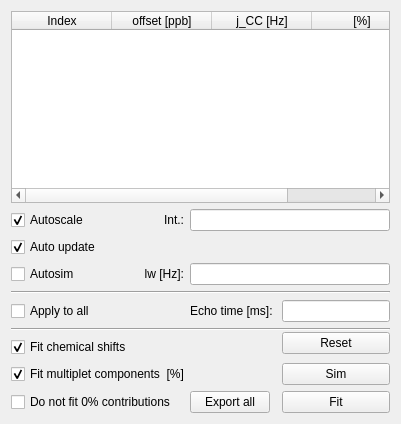
              <widget class="QWidget" name="hsqcMultipletAnalysisTab">
               <attribute name="title">
                <string>Multiplet Analysis</string>
               </attribute>
               <layout class="QGridLayout" name="gridLayout_32">
                <item row="10" column="0" colspan="5">
                 <widget class="QCheckBox" name="maFitContributions">
                  <property name="text">
                   <string>Fit multiplet components  [%]</string>
                  </property>
                  <property name="checked">
                   <bool>true</bool>
                  </property>
                 </widget>
                </item>
                <item row="3" column="0" colspan="2">
                 <widget class="QCheckBox" name="maAutoSim">
                  <property name="text">
                   <string>Autosim</string>
                  </property>
                  <property name="checked">
                   <bool>false</bool>
                  </property>
                 </widget>
                </item>
                <item row="9" column="0" colspan="2">
                 <widget class="QCheckBox" name="maFitChemShifts">
                  <property name="text">
                   <string>Fit chemical shifts</string>
                  </property>
                  <property name="checked">
                   <bool>true</bool>
                  </property>
                 </widget>
                </item>
                <item row="6" column="0" colspan="2">
                 <widget class="QCheckBox" name="maApplyToAll">
                  <property name="text">
                   <string>Apply to all</string>
                  </property>
                 </widget>
                </item>
                <item row="11" column="6">
                 <widget class="QPushButton" name="maFitButton">
                  <property name="text">
                   <string>Fit</string>
                  </property>
                 </widget>
                </item>
                <item row="11" column="0" colspan="4">
                 <widget class="QCheckBox" name="doNotFitZeroPercentages">
                  <property name="text">
                   <string>Do not fit 0% contributions</string>
                  </property>
                 </widget>
                </item>
                <item row="6" column="4" colspan="2">
                 <widget class="QLabel" name="label_84">
                  <property name="text">
                   <string>Echo time [ms]:</string>
                  </property>
                 </widget>
                </item>
                <item row="3" column="4" colspan="3">
                 <widget class="QLineEdit" name="multipletAnalysisR2">
                  <property name="alignment">
                   <set>Qt::AlignRight|Qt::AlignTrailing|Qt::AlignVCenter</set>
                  </property>
                 </widget>
                </item>
                <item row="8" column="6" rowspan="2">
                 <widget class="QPushButton" name="maResetButton">
                  <property name="text">
                   <string>Reset</string>
                  </property>
                 </widget>
                </item>
                <item row="6" column="6">
                 <widget class="QLineEdit" name="multipletAnalysisEchoTime">
                  <property name="alignment">
                   <set>Qt::AlignRight|Qt::AlignTrailing|Qt::AlignVCenter</set>
                  </property>
                 </widget>
                </item>
                <item row="1" column="3">
                 <widget class="QLabel" name="label_82">
                  <property name="text">
                   <string>Int.:</string>
                  </property>
                  <property name="alignment">
                   <set>Qt::AlignRight|Qt::AlignTrailing|Qt::AlignVCenter</set>
                  </property>
                 </widget>
                </item>
                <item row="1" column="4" colspan="3">
                 <widget class="QLineEdit" name="multipletAnalysisIntensity">
                  <property name="alignment">
                   <set>Qt::AlignRight|Qt::AlignTrailing|Qt::AlignVCenter</set>
                  </property>
                 </widget>
                </item>
                <item row="4" column="0" rowspan="2" colspan="7">
                 <widget class="Line" name="line_2">
                  <property name="orientation">
                   <enum>Qt::Horizontal</enum>
                  </property>
                 </widget>
                </item>
                <item row="2" column="0">
                 <widget class="QCheckBox" name="spinSysAutoUpdate">
                  <property name="sizePolicy">
                   <sizepolicy hsizetype="Expanding" vsizetype="Fixed">
                    <horstretch>0</horstretch>
                    <verstretch>0</verstretch>
                   </sizepolicy>
                  </property>
                  <property name="minimumSize">
                   <size>
                    <width>105</width>
                    <height>0</height>
                   </size>
                  </property>
                  <property name="text">
                   <string>Auto update</string>
                  </property>
                  <property name="checked">
                   <bool>true</bool>
                  </property>
                 </widget>
                </item>
                <item row="1" column="0">
                 <widget class="QCheckBox" name="maAutoScale">
                  <property name="text">
                   <string>Autoscale</string>
                  </property>
                  <property name="checked">
                   <bool>true</bool>
                  </property>
                 </widget>
                </item>
                <item row="3" column="3">
                 <widget class="QLabel" name="label_83">
                  <property name="text">
                   <string>lw [Hz]:</string>
                  </property>
                  <property name="alignment">
                   <set>Qt::AlignRight|Qt::AlignTrailing|Qt::AlignVCenter</set>
                  </property>
                 </widget>
                </item>
                <item row="7" column="0" rowspan="2" colspan="7">
                 <widget class="Line" name="line">
                  <property name="orientation">
                   <enum>Qt::Horizontal</enum>
                  </property>
                 </widget>
                </item>
                <item row="0" column="0" colspan="7">
                 <widget class="QTableWidget" name="hsqcSpinSys">
                  <attribute name="verticalHeaderVisible">
                   <bool>false</bool>
                  </attribute>
                  <column>
                   <property name="text">
                    <string>Index</string>
                   </property>
                  </column>
                  <column>
                   <property name="text">
                    <string>offset [ppb]</string>
                   </property>
                  </column>
                  <column>
                   <property name="text">
                    <string>j_CC [Hz]</string>
                   </property>
                  </column>
                  <column>
                   <property name="text">
                    <string>[%]</string>
                   </property>
                  </column>
                 </widget>
                </item>
                <item row="10" column="6">
                 <widget class="QPushButton" name="maSimButton">
                  <property name="text">
                   <string>Sim</string>
                  </property>
                 </widget>
                </item>
                <item row="11" column="4">
                 <widget class="QPushButton" name="exportHsqcData">
                  <property name="text">
                   <string>Export all</string>
                  </property>
                 </widget>
                </item>
               </layout>
              </widget>
